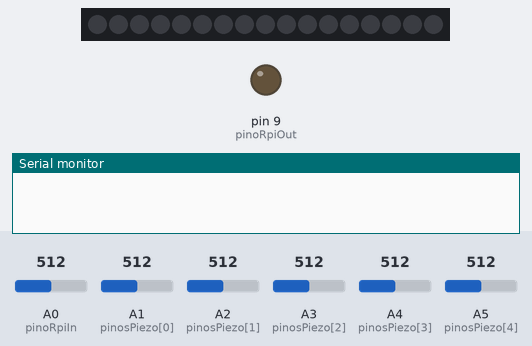
Simulated run of this sketch. Board: Arduino Uno, built with avr-gcc and run on an emulated ATmega328P. Parts: 17 RGB LEDs in strip order, left to right, output pins drawn as LEDs (lit = HIGH), the last lines printed to the serial monitor. Inputs (shaded band) come from the test bench; at power-on: A0 (pinoRpiIn) = 512, A1 (pinosPiezo[0]) = 512, A2 (pinosPiezo[1]) = 512, A3 (pinosPiezo[2]) = 512, A4 (pinosPiezo[3]) = 512, A5 (pinosPiezo[4]) = 512.

Above: at 1.2 s.
1.3 s: A0 (pinoRpiIn) set to 90
At 1.8 s:
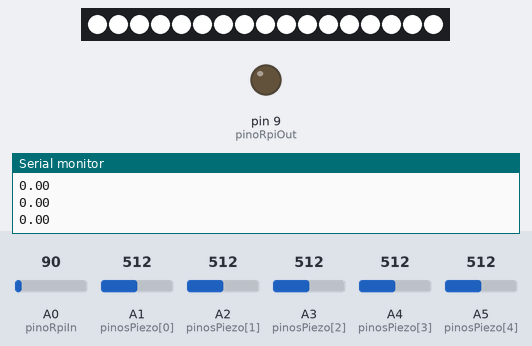
At 3.7 s:
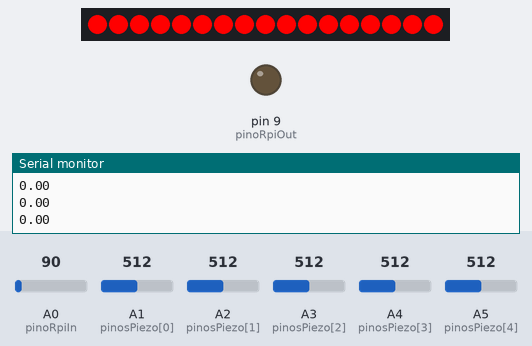
Timing chart, 0 to 5.2 s (numbered marks = the images above; inputs shaded):
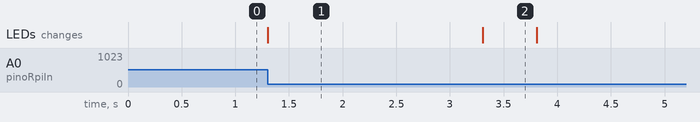

The sketch:

modulo.ino
```cpp
// #include <Adafruit_NeoPixel.h>

// const int pinosPiezo[] = {A1, A2, A3, A4, A5};
// const int numPiezos = 5;
// const int pinoRpiIn = A0;
// const int pinoRpiOut = 9;
// const int pinoFitaLed = 12;
// const int numLeds = 17;

// Adafruit_NeoPixel fita(numLeds, pinoFitaLed, NEO_GRB + NEO_KHZ800);

// void setup() {
//   Serial.begin(115200);

//   for(int i = 0; i < numPiezos; i++) {
//     pinMode(pinosPiezo[i], INPUT);
//   }

//   pinMode(pinoRpiIn, INPUT_PULLUP);
//   pinMode(pinoRpiOut, OUTPUT);

//   digitalWrite(pinoRpiOut, LOW);

//   fita.begin();
//   fita.show();
// }

// void loop() {
//   if (analogRead(pinoRpiIn) <= 700) {
//     preencherCor(255, 255, 255);

//     unsigned long tempoInicio = millis();
//     bool atingiuMeta = false;

//     while (millis() - tempoInicio <= 2000) {
//       float soma = 0;

//       for (int i = 0; i < numPiezos; i++) {
//         soma += analogRead(pinosPiezo[i]);
//       }

//       float media = soma / numPiezos;

//       if (media > 400) {
//         atingiuMeta = true;
//         break;
//       }
//     }

//     if (atingiuMeta) {
//       preencherCor(0, 255, 0);
//     } else {
//       preencherCor(255, 0, 0);
//     }

//     delay(500);

//     preencherCor(0, 0, 0);

//     if (atingiuMeta) {
//       digitalWrite(pinoRpiOut, HIGH);
//       delay(500);
//       digitalWrite(pinoRpiOut, LOW);
//     }

//     while(analogRead(pinoRpiIn) <= 700) {
//       delay(10);
//     }
//   }
// }

// void preencherCor(uint8_t r, uint8_t g, uint8_t b) {
//   for (int i = 0; i < numLeds; i++) {
//     fita.setPixelColor(i, fita.Color(r, g, b));
//   }
//   fita.show();
// }

#include <Adafruit_NeoPixel.h>

const int pinosPiezo[] = {A1, A2, A3, A4, A5};
const int numPiezos = 5;

const int pinoRpiIn = A0;
const int pinoRpiOut = 9;

const int pinoFitaLed = 12;
const int numLeds = 17;

Adafruit_NeoPixel fita(numLeds, pinoFitaLed, NEO_GRB + NEO_KHZ800);

int leituraAnterior[numPiezos]; // agora SEM inicializar com 0

const int thresholdRpi = 100;
const int thresholdImpacto = 40;

void setup() {
  Serial.begin(115200);

  for (int i = 0; i < numPiezos; i++) {
    pinMode(pinosPiezo[i], INPUT);
  }

  pinMode(pinoRpiIn, INPUT_PULLUP);
  pinMode(pinoRpiOut, OUTPUT);
  digitalWrite(pinoRpiOut, LOW);

  fita.begin();
  fita.show();

  // 🔥 Inicializa baseline real dos piezos
  for (int i = 0; i < numPiezos; i++) {
    leituraAnterior[i] = analogRead(pinosPiezo[i]);
  }
}

void loop() {

  // 🔁 Atualiza baseline continuamente (fora da ação)
  for (int i = 0; i < numPiezos; i++) {
    leituraAnterior[i] = analogRead(pinosPiezo[i]);
  }

  // Aguarda sinal do Raspberry
  if (analogRead(pinoRpiIn) < thresholdRpi) {

    preencherCor(255, 255, 255);

    unsigned long tempoInicio = millis();
    bool atingiuMeta = false;

    while (millis() - tempoInicio <= 2000) {

      float somaDelta = 0;

      for (int i = 0; i < numPiezos; i++) {

        int leituraAtual = analogRead(pinosPiezo[i]);

        // 🔥 Apenas variação positiva
        int delta = leituraAtual - leituraAnterior[i];

        if (delta < 0) delta = 0;

        somaDelta += delta;

        // Atualiza para próxima comparação
        leituraAnterior[i] = leituraAtual;
      }

      float mediaDelta = somaDelta / numPiezos;

      Serial.println(mediaDelta);

      if (mediaDelta > thresholdImpacto) {
        atingiuMeta = true;
        break;
      }

      delay(5);
    }

    preencherCor(atingiuMeta ? 0 : 255, atingiuMeta ? 255 : 0, 0);

    delay(500);
    preencherCor(0, 0, 0);

    if (atingiuMeta) {
      digitalWrite(pinoRpiOut, HIGH);
      delay(300);
      digitalWrite(pinoRpiOut, LOW);
    }

    // Aguarda liberar trigger
    while (analogRead(pinoRpiIn) < thresholdRpi) {
      delay(10);
    }
  }
}

void preencherCor(uint8_t r, uint8_t g, uint8_t b) {
  for (int i = 0; i < numLeds; i++) {
    fita.setPixelColor(i, fita.Color(r, g, b));
  }
  fita.show();
}
```

Measured:
- after the input at 1.3 s, the LEDs: change at once (image 1)
- what the display in image 1 shows lasts 2.0 s, from 1.3 s to 3.3 s
- what the display in image 2 shows lasts 0.5 s, from 3.3 s to 3.8 s
